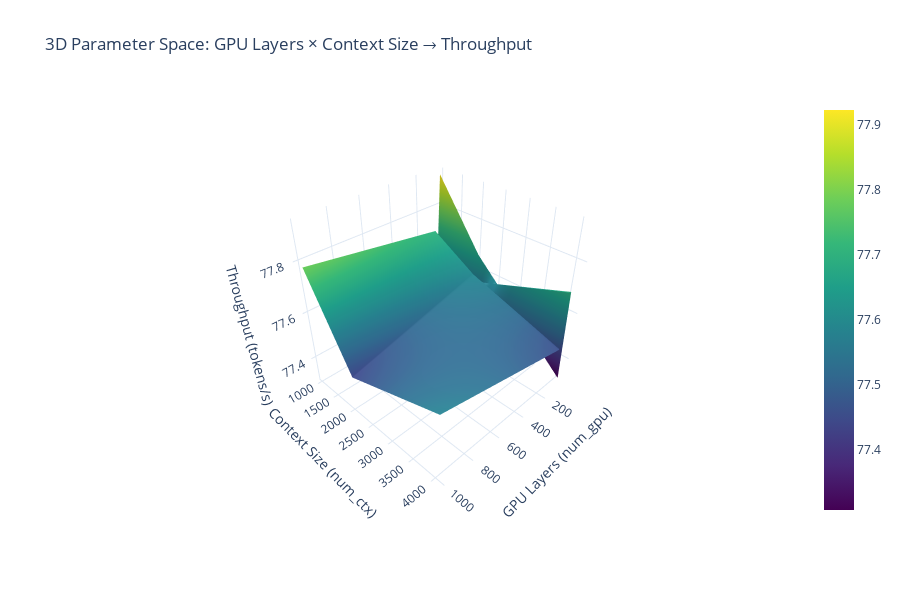

This figure's notebook cell:
### Markdown cell above
## 2. Parameter Optimization Analysis

Comprehensive analysis of runtime parameters (num_gpu, num_ctx, temperature) on model performance.

**Key Parameters Analyzed:**
- GPU layer allocation (num_gpu): 60, 80, 120, 999 layers
- Context size (num_ctx): 512, 1024, 2048, 4096 tokens
- Temperature: 0.2, 0.4, 0.8

**Reference:** Ollama Report:200-300 - Parameter optimization methodology

### Code cell
# 3D Parameter Space Visualization (Interactive Surface)
def create_3d_parameter_surface():
    """Create 3D surface plot showing parameter space optimization"""

    # Create pivot table for 3D surface
    pivot = param_df.pivot_table(
        values='tokens_s',
        index='num_ctx',
        columns='num_gpu',
        aggfunc='mean'
    )

    # Create 3D surface plot
    fig = go.Figure(data=[go.Surface(
        z=pivot.values,
        x=pivot.columns,
        y=pivot.index,
        colorscale='Viridis',
        name='Throughput Surface',
        hovertemplate='<b>GPU Layers:</b> %{x}<br><b>Context Size:</b> %{y}<br><b>Throughput:</b> %{z:.1f} tok/s<extra></extra>'
    )])

    fig.update_layout(
        title="3D Parameter Space: GPU Layers × Context Size → Throughput",
        scene=dict(
            xaxis_title="GPU Layers (num_gpu)",
            yaxis_title="Context Size (num_ctx)",
            zaxis_title="Throughput (tokens/s)",
            camera=dict(eye=dict(x=1.5, y=1.5, z=1.5))
        ),
        height=600,
        font=dict(size=12)
    )

    return fig, pivot


# Create and display
param_3d_fig, pivot = create_3d_parameter_surface()
param_3d_fig.show()

# Display parameter space analysis
print("\n📊 Parameter Space Analysis:")
print(f"Parameter combinations tested: {len(param_df)}")
print(f"Throughput range: {param_df['tokens_s'].min():.1f} - {param_df['tokens_s'].max():.1f} tok/s")
print(f"Best configuration: {param_df.loc[param_df['tokens_s'].idxmax(),
                                          'num_gpu']} GPU layers, {param_df.loc[param_df['tokens_s'].idxmax(),
                                                                                'num_ctx']} context size")

### Figure 1 — Plotly figure (JSON) as saved in the notebook; plotly's stock layout.template omitted (floating-point values rounded to 4 significant figures)
{"data": [{"colorscale": [[0, "#440154"], [0.1111, "#482878"], [0.2222, "#3e4989"], [0.3333, "#31688e"], [0.4444, "#26828e"], [0.5556, "#1f9e89"], [0.6667, "#35b779"], [0.7778, "#6ece58"], [0.8889, "#b5de2b"], [1, "#fde725"]], "hovertemplate": "<b>GPU Layers:</b> %{x}<br><b>Context Size:</b> %{y}<br><b>Throughput:</b> %{z:.1f} tok/s<extra></extra>", "name": "Throughput Surface", "type": "surface", "x": [40, 60, 80, 999], "y": [1024, 2048, 4096], "z": [[77.92, 77.61, 77.7, 77.78], [77.66, 77.55, 77.59, 77.44], [77.31, 77.69, 77.46, 77.58]]}], "layout": {"font": {"size": 12}, "height": 600, "scene": {"camera": {"eye": {"x": 1.5, "y": 1.5, "z": 1.5}}, "xaxis": {"title": {"text": "GPU Layers (num_gpu)"}}, "yaxis": {"title": {"text": "Context Size (num_ctx)"}}, "zaxis": {"title": {"text": "Throughput (tokens/s)"}}}, "title": {"text": "3D Parameter Space: GPU Layers × Context Size → Throughput"}}}
